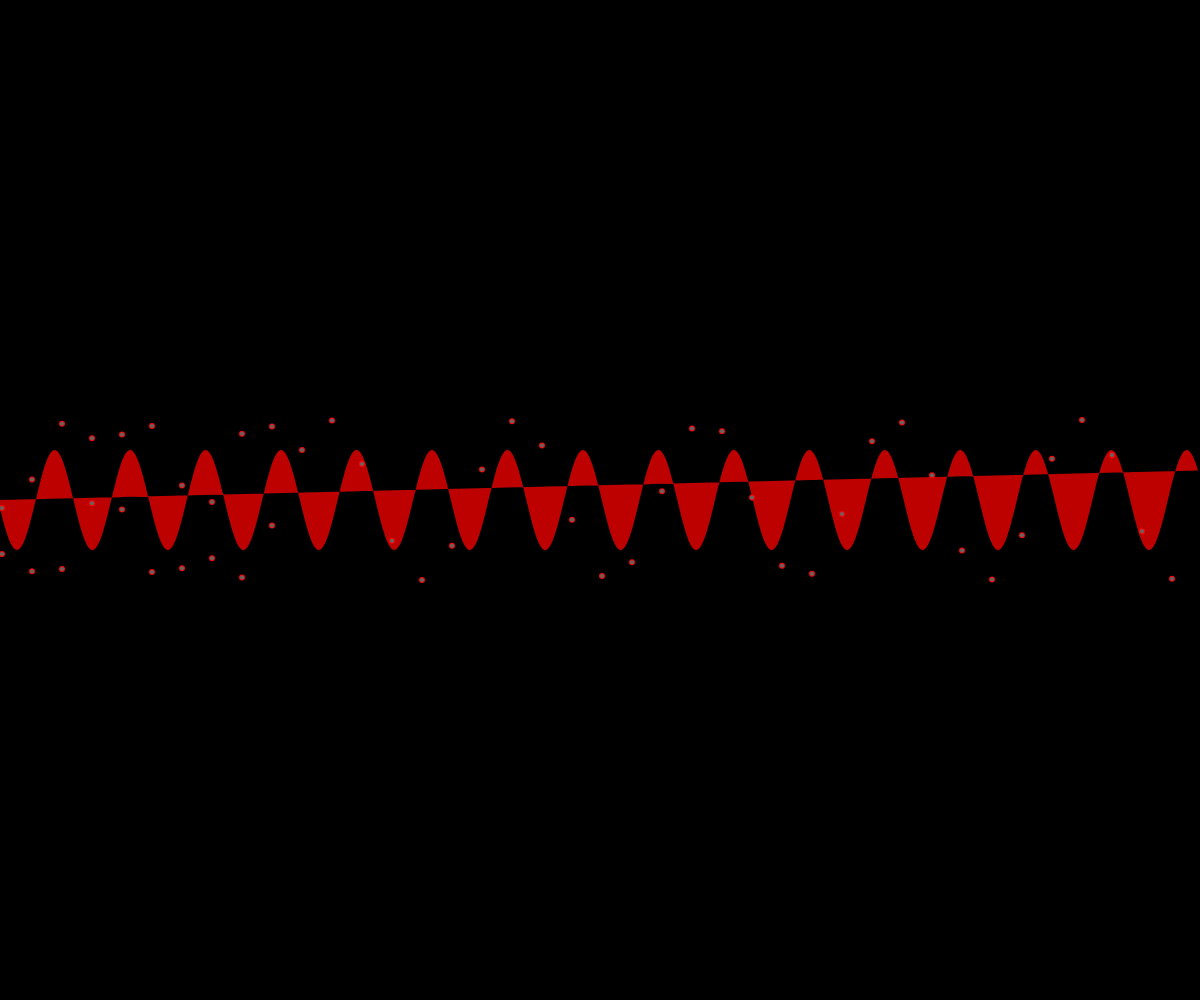
Frame 1 (no input)
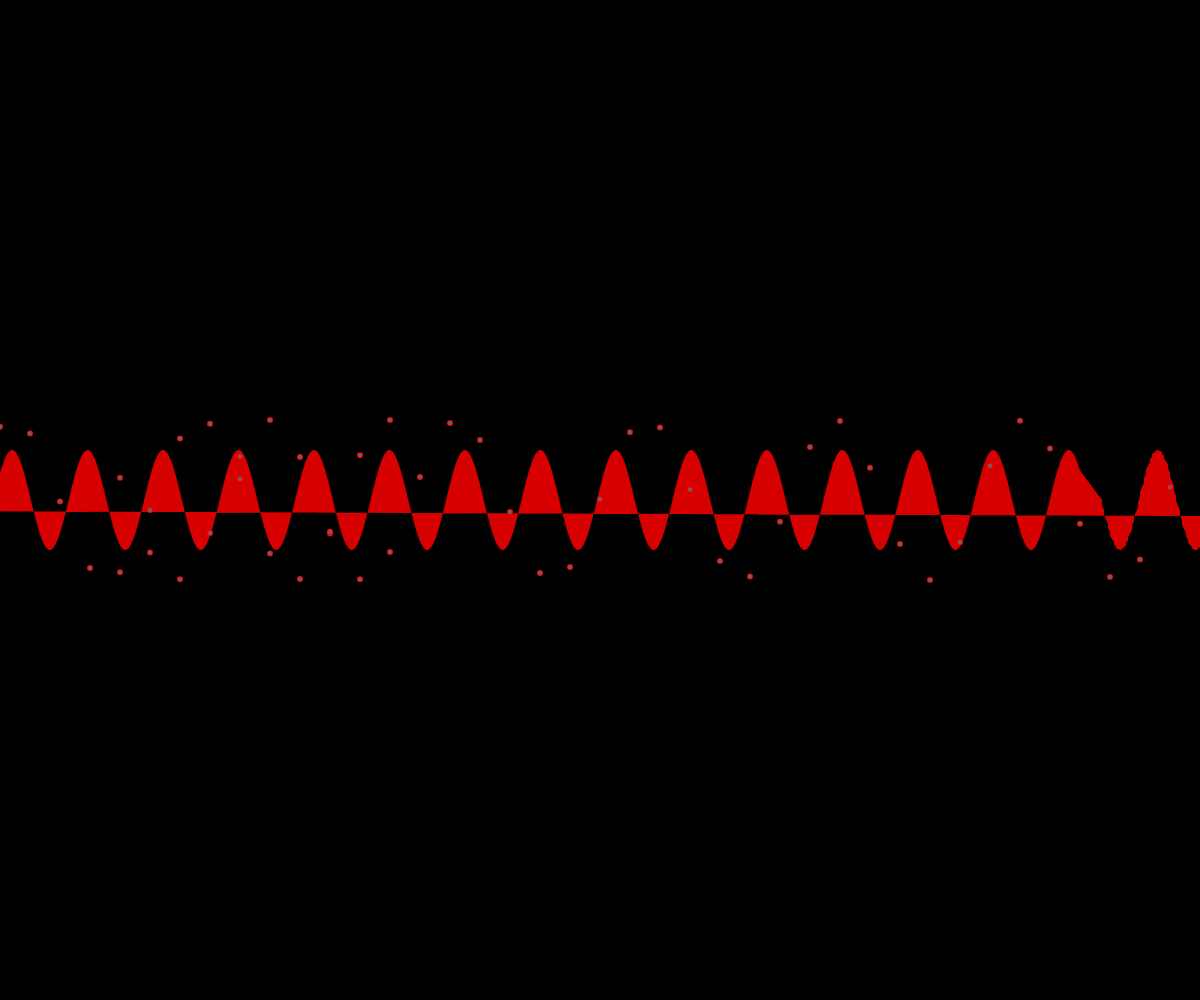
Frame 60 (no input)
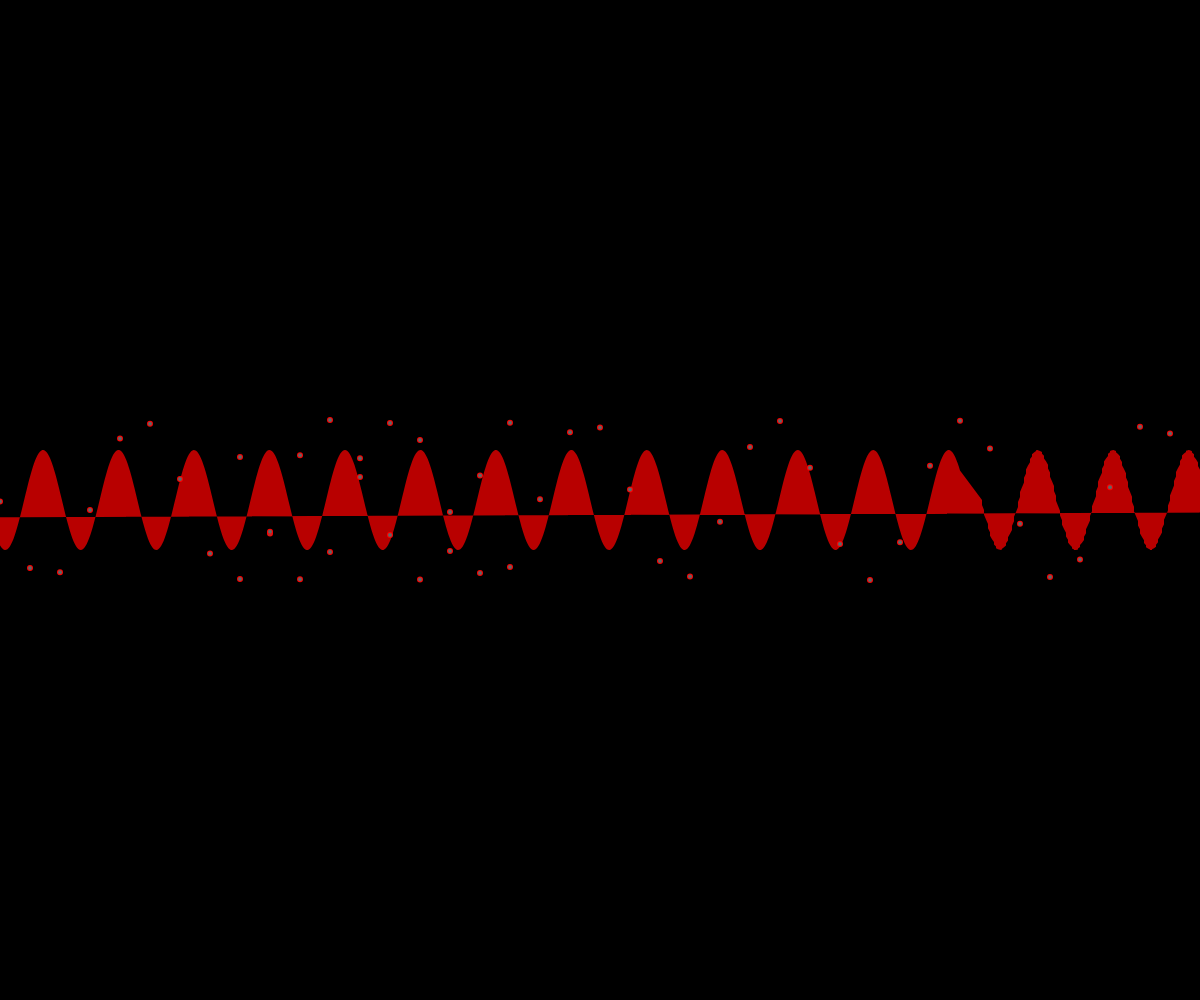
Frame 120 (the mouse pressed at the canvas centre since frame 60)

The p5.js sketch that drew these frames (run headless with seeded random() and noise() and a simulated clock; from frame 60 on, the mouse is pressed at the canvas centre):

// p5.js sketch
// ── sketch.js
let waveform = [];
let step = 0;
const waveCount = 1000;

function setup() {
  createCanvas(windowWidth, windowHeight);
  colorMode(HSB, 255);
  noStroke();
  
  // Initialize waveform with sine wave pattern
  for (let i = 0; i < waveCount; i++) {
    const x = map(i, 0, waveCount - 1, 0, width);
    const y = height / 2 + sin(i * 0.1) * 50;
    waveform.push({x, y});
  }
}

function draw() {
  background(0);
  
  // Shift the waveform to create scrolling effect
  for (let i = 0; i < waveform.length; i++) {
    waveform[i].x -= 2;
    
    // Reset position when it goes off screen
    if (waveform[i].x < -10) {
      waveform[i].x = width + 10;
    }
  }
  
  // Draw the neon line with glowing effect
  beginShape();
  for (let i = 0; i < waveform.length; i++) {
    const point = waveform[i];
    
    // Create a pulsing glow effect
    const pulse = sin(frameCount * 0.05 + i * 0.1) * 20;
    const brightness = 200 + pulse;
    
    fill(hue(point.y), 255, brightness);
    vertex(point.x, point.y);
  }
  endShape();
  
  // Add sharp spikes and shallow dips
  for (let i = 0; i < 50; i++) {
    const x = (frameCount * 2 + i * 30) % width;
    const y = height / 2 + sin(frameCount * 0.1 + i) * 80;
    
    // Draw spikes
    fill(255, 255, 255);
    ellipse(x, y, 6, 6);
    
    // Draw shallow dips
    fill(0, 0, 100);
    ellipse(x, y, 4, 4);
  }
}

function windowResized() {
  resizeCanvas(windowWidth, windowHeight);
}
